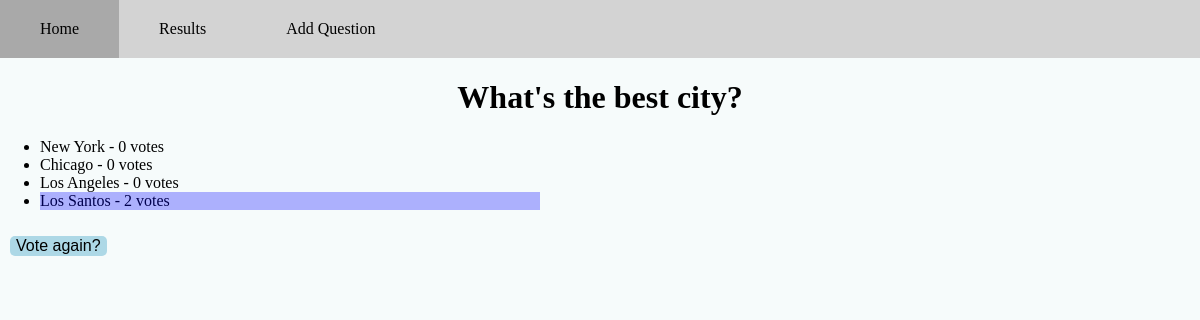
Screenshot of /polls/5/results/ with the database file from the repository.
### polls/models.py (models this page shows, shortened)
class Question(models.Model):
    question_text = models.CharField(max_length=200)
    pub_date = models.DateTimeField("Date published", default=timezone.now())
    total_votes = models.IntegerField(default=0)

class Choice(models.Model):
    question = models.ForeignKey(Question, on_delete=models.CASCADE)
    choice_text = models.CharField(max_length=200)
    votes = models.IntegerField(default=0)
    percent = models.FloatField(default=0)

### polls/views.py (the view)
# urls.py: path("<int:question_id>/results/", views.results, name="results"),
def results(request, question_id):
    question = get_object_or_404(Question, pk=question_id)
    totalNum = 0
    for choice in question.choice_set.all():
        totalNum+=choice.votes
    for choice in question.choice_set.all():
        choice.percent = F("votes") * 100 / totalNum
        choice.save()
    question.total_votes = totalNum
    question.save()
    return render(request, "polls/results.html", {"question" : question})

### polls/templates/polls/results.html
{% extends 'polls/base.html' %}
{% block content %}
<body>
    <h1 id="title">{{question.question_text}}</h1>
    <ul>
        {% for choice in question.choice_set.all %}
            <li class="surveyResults">
                <div class="surveyBar" style="width: {% widthratio 5 1 choice.percent %}px;"></div>
                {{choice.choice_text}} - {{choice.votes}} vote{{ choice.votes|pluralize }}
            </li>
        {% endfor %}
    </ul>
    <p>
        <button> <a href={% url "polls:detail" question.id %}>Vote again?</a></button>
    </p>
</body>
{% endblock content %}

### polls/static/css/style.css (style rules this page uses)
#title { text-align: center; }
body { margin: 0; background-color: #f6fbfb; }
a { text-decoration: none; color: black; }
button, input[type="submit"] { background-color: lightblue; border-width: 0px; text-align: center; border-radius: 5px; font-size: 16px; margin: 10px; }
.surveyBar { position: absolute; top: 4; left: 0; width: 100%; height: 100%; background-color: blue; height: 10; opacity: 30%; }
li.surveyResults { position: relative; }

### rows the page displays
Question: question_text "What's the best city?"
Choice: choice_text "New York", votes "0"
Choice: choice_text "Chicago", votes "0"
Choice: choice_text "Los Angeles", votes "0"
Choice: choice_text "Los Santos", votes "2"
